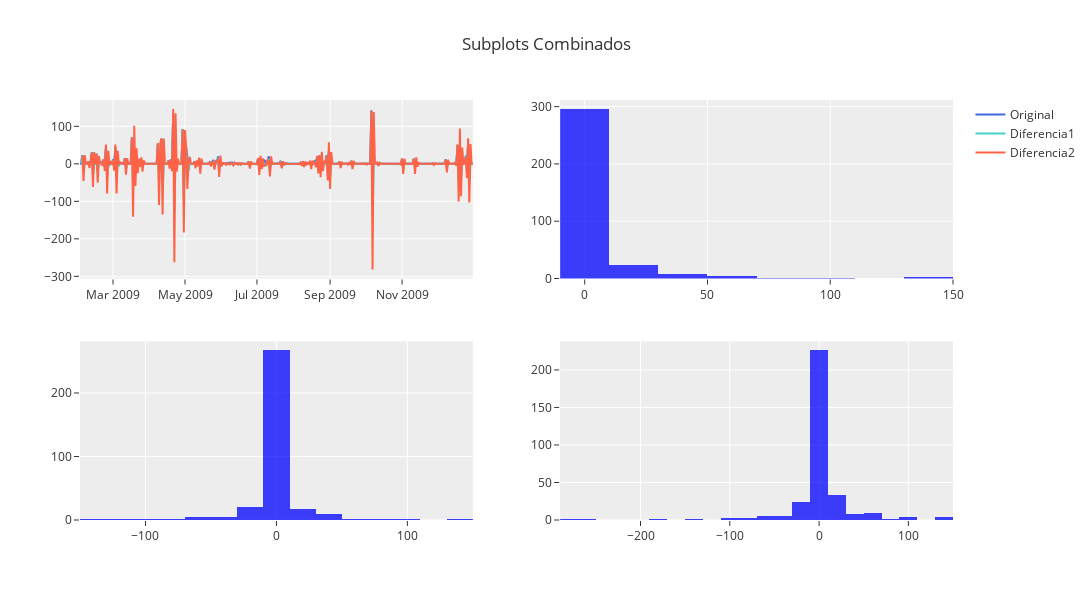

Write notebook code for a chart like this one.
### Code cell
import figuras


line = multi_line(Original=diario['value'], Diferencia1=diferenciada['value'], Diferencia2 = diferenciada_2['value'])
histograma = fig_histogram(diario, params)
histograma_dif = fig_histogram(diferenciada, params)
histograma_dif2 = fig_histogram(diferenciada_2, params)
figuras_h={
    'line':line,
    'histograma': histograma,
    'histograma_dif':histograma_dif,
    'histograma_dif2':histograma_dif2
}
fig = arrange_figures_in_subplots(list(figuras_h.values()), 2, 2)
fig.show()

### Figure 1 — Plotly figure (JSON) as saved in the notebook; plotly's stock layout.template omitted (floating-point values rounded to 4 significant figures; data arrays with more than 128 entries replaced by an {"elided": "..."} marker saying what was removed)
{"data": [{"line": {"color": "royalblue"}, "mode": "lines", "name": "Original", "type": "scatter", "x": {"elided": "334 str values"}, "xaxis": "x", "y": {"elided": "334 float values"}, "yaxis": "y"}, {"line": {"color": "mediumturquoise"}, "mode": "lines", "name": "Diferencia1", "type": "scatter", "x": {"elided": "333 str values"}, "xaxis": "x", "y": {"elided": "333 float values"}, "yaxis": "y"}, {"line": {"color": "tomato"}, "mode": "lines", "name": "Diferencia2", "type": "scatter", "x": {"elided": "332 str values"}, "xaxis": "x", "y": {"elided": "332 float values"}, "yaxis": "y"}, {"alignmentgroup": "True", "bingroup": "x", "hovertemplate": "Precipitación (mm)=%{x}<br>count=%{y}<extra></extra>", "legendgroup": "", "marker": {"color": "blue", "opacity": 0.75, "pattern": {"shape": ""}}, "name": "", "nbinsx": 30, "offsetgroup": "", "orientation": "v", "showlegend": false, "type": "histogram", "x": {"elided": "334 float values"}, "xaxis": "x2", "yaxis": "y2"}, {"alignmentgroup": "True", "bingroup": "x", "hovertemplate": "Precipitación (mm)=%{x}<br>count=%{y}<extra></extra>", "legendgroup": "", "marker": {"color": "blue", "opacity": 0.75, "pattern": {"shape": ""}}, "name": "", "nbinsx": 30, "offsetgroup": "", "orientation": "v", "showlegend": false, "type": "histogram", "x": {"elided": "333 float values"}, "xaxis": "x3", "yaxis": "y3"}, {"alignmentgroup": "True", "bingroup": "x", "hovertemplate": "Precipitación (mm)=%{x}<br>count=%{y}<extra></extra>", "legendgroup": "", "marker": {"color": "blue", "opacity": 0.75, "pattern": {"shape": ""}}, "name": "", "nbinsx": 30, "offsetgroup": "", "orientation": "v", "showlegend": false, "type": "histogram", "x": {"elided": "332 float values"}, "xaxis": "x4", "yaxis": "y4"}], "layout": {"height": 600, "title": {"text": "Subplots Combinados"}, "width": 1200, "xaxis": {"anchor": "y", "domain": [0, 0.45]}, "xaxis2": {"anchor": "y2", "domain": [0.55, 1]}, "xaxis3": {"anchor": "y3", "domain": [0, 0.45]}, "xaxis4": {"anchor": "y4", "domain": [0.55, 1]}, "yaxis": {"anchor": "x", "domain": [0.575, 1]}, "yaxis2": {"anchor": "x2", "domain": [0.575, 1]}, "yaxis3": {"anchor": "x3", "domain": [0, 0.425]}, "yaxis4": {"anchor": "x4", "domain": [0, 0.425]}}}
